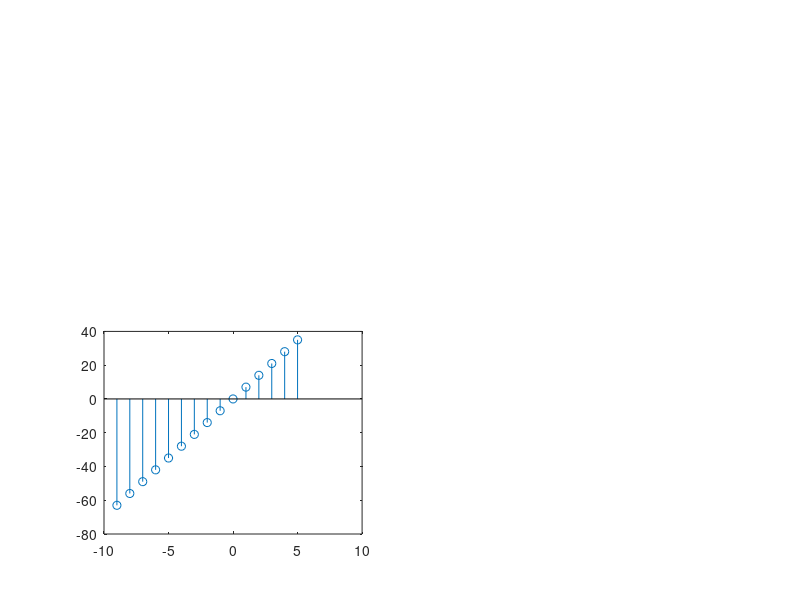

The MATLAB source for this figure: (Note: this script raises an error after producing the figure.)
% se?al rampa
A=7;
ni=-9;
nf=5;
n=ni:nf;
x=A*n;
subplot(2,2,3);
stem(n,x); xlanbel('n'); ylabel('x(n)'); title('se?al rampa'); grid on 